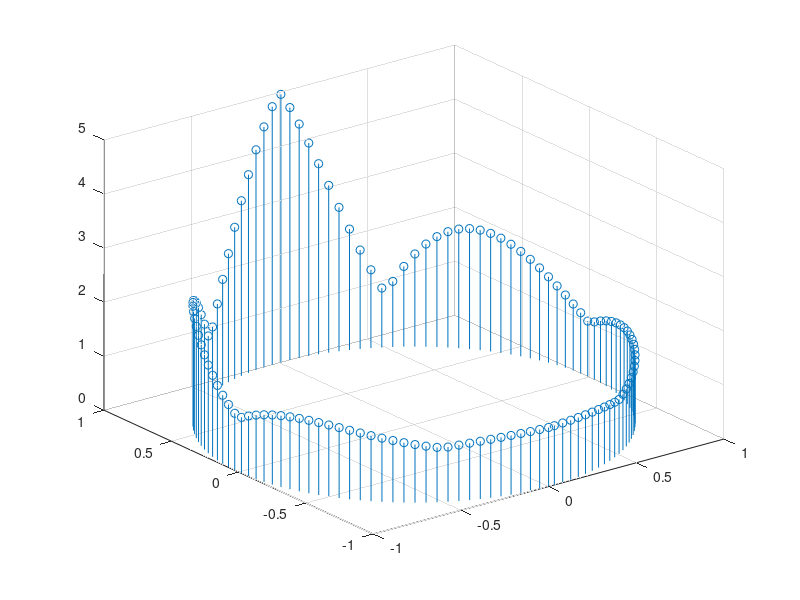

This chart was generated by the following MATLAB code: (Note: this script raises an error after producing the figure.)
%% (a)

x = linspace(-pi, pi);
y = linspace(-pi, pi);
f = sin(x) ./ x
stem3(x, y, f)

%% (b)
x = linspace(-4 * pi, 4 * pi);
y = linspace(-4 * pi, 4 * pi);
z = abs(sin(x) ./ x);
stem3(x, y, z)

%% (c)
theta = -pi:0.05:pi;
x = sin(theta);
y = cos(theta);
z = abs(cos(3*theta)).*exp(-abs(theta * 1.2 )) * 4 + 1 ;
stem3(x, y, z);

%% 
clear;
img = imread('58.jpg');
img = im2double(img);
[h, w, color] = size(img)
B(1:color, w*h + 1) = 0;
for i = 1:color,
    for j = 1:w,
        for k = 1:h,
            B(i, (j-1) * h + k) = img(k, j, i);
        end
    end
end

B(:, 1:10)

YUV(1, :) = 0.299 * B(1,:) + 0.587 * B(2,:) + 0.114 * B(3,:);
YUV(2, :) = -0.147 * B(1,:) - 0.289 * B(2,:) + 0.436 * B(3,:);
YUV(3, :) = 0.615 * B(1,:) - 0.515 * B(2,:) - 0.1 * B(3,:);


for j = 1:w,
    for k = 1:h,  
        Y(k, j) = B(1, (j-1) * h + k);
        U(k, j) = B(2, (j-1) * h + k);
        V(k, j) = B(3, (j-1) * h + k);
    end
end
imshow([Y, U, V]);